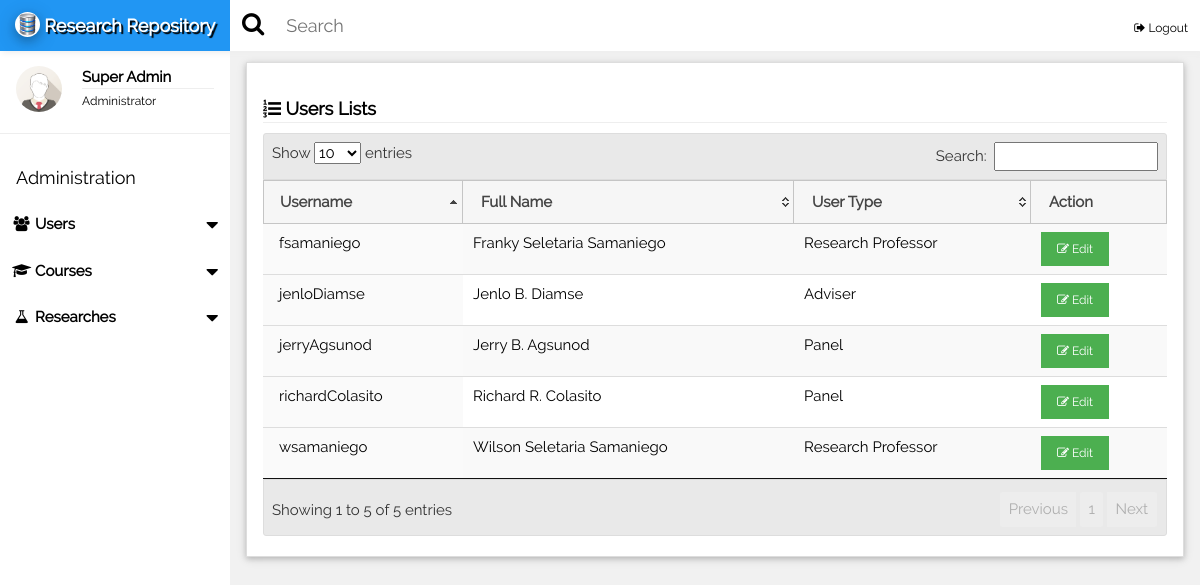
Page /admin/?list=true (signed in) on the committed database.
### tables this page shows
CREATE TABLE IF NOT EXISTS `users` (
  `id` int(10) unsigned NOT NULL AUTO_INCREMENT,
  `first_name` varchar(255) NOT NULL,
  `middle_name` varchar(255) NOT NULL,
  `last_name` varchar(255) NOT NULL,
  `username` varchar(255) NOT NULL,
  `password` varchar(255) NOT NULL,
  `user_type` varchar(10) NOT NULL,
  `date_added` varchar(255) NOT NULL,
  `date_modified` varchar(255) NOT NULL,
  PRIMARY KEY (`id`),
  UNIQUE KEY `username` (`username`)
);

### admin/index.php (the view, shortened to what this page needs)
<!DOCTYPE html>
<html>
<link rel="stylesheet" type="text/css" href="../google/fafa.css">
<link href="../dist/css/select2.min.css" rel="stylesheet" />
<link href='../css/fullcalendar.min.css' rel='stylesheet' />
<link href='../css/fullcalendar.print.min.css' rel='stylesheet' media='print' />
<link href='../css/dataTables.jqueryui.min.css' rel='stylesheet'/>
<link href='../css/jquery-ui.css' rel='stylesheet'  />
<link rel="stylesheet" href="../css/w3.css">
<link href="../research/summernote.css" rel="stylesheet">
<body class="w3-light-grey">
<div class=" w3-row w3-bar w3-top w3-white w3-large" style="z-index:9999;box-shadow:2px 2px 6px #eee;">
	<div class="w3-hide-small w3-bar-item w3-blue" style="width:230px;text-align:center;text-shadow:2px 2px 1px #000;font-weight:bold;">
		<a href="../admin/" style="text-decoration:none;"> <img src="../images/logo.png" class="w3-white w3-circle w3-card-4" width="25" height="25" />   Research Repository</a>
	</div>
	<div class="w3-hide-small">
	<span class="fa fa-search w3-bar-item fa-lg" style="padding-top:15px !important;"></span>
	<input class="w3-input w3-bar-item w3-block w3-rest" type="text" placeholder="Search" style="padding-left:10px !important; min-width:50%;">
	<span class="w3-bar-item w3-right">
		<a href="../logout.php" class="w3-small "style="text-decoration:none;"><i class="fa fa-sign-out fa-fx"></i> Logout</a>
	</span>
	</div>
</div>
<nav class="w3-sidebar w3-collapse w3-white w3-animate-left" style="z-index:3;width:230px;" id="mySidebar"><br>
  <div class="w3-container w3-row">
    <div class="w3-col s4">
      <img src="../images/avatar.png" class="w3-circle w3-margin-right" style="width:46px">
    </div>
    <div class="w3-col s8 w3-bar">
      <span><strong>Super Admin</strong></span><br>
	  <hr style="margin:0px;"/>
	  <small>Administrator</small>
    </div>
  </div>
  <hr>
  <div class="w3-container">
    <h5>Administration</h5>
  </div>
  <div class="w3-bar-block">
	 <div class="w3-bar-item w3-button w3-padding w3-hover-blue" onclick="open_nav_accord('a1')">
		<i class="fa fa-users fa-fw"></i> <b>Users</b> <i class="fa fa-caret-down w3-right fa-lg" style="position:relative;top:5px;"></i>
	 </div>
	 <div class="w3-bar-item w3-button w3-padding w3-hover-blue" onclick="open_nav_accord('a3')">
		<i class="fa fa-graduation-cap fa-fw"></i> <b>Courses</b> <i class="fa fa-caret-down w3-right fa-lg" style="position:relative;top:5px;"></i>
	 </div>
	 <div class="w3-bar-item w3-button w3-padding w3-hover-blue" onclick="open_nav_accord('a2')">
		<i class="fa fa-flask fa-fw"></i> <b>Researches</b> <i class="fa fa-caret-down w3-right fa-lg" style="position:relative;top:5px;"></i>
	 </div>
	<br><br>
  </div>
</nav>
<div class="w3-main" style="margin-left:230px;margin-top:43px;">
	<div class="w3-container">
		<div class="w3-white w3-card-2" id="calendar_container"  style="margin-top:2%;padding-bottom:20px;border:1px solid #ddd">
			<?php
				if(isset($_GET['list'])){
			?>
			<header class="w3-container" style="padding-top:22px">
				<h5><b><i class="fa fa-list-ol fa-fx"></i> Users Lists</b><hr style="margin:0px" /></h5>
			</header>
			<div class="w3-container">
				<table id="userListTbl" class="w3-table w3-text-black display dataTable no-footer">
					<thead>
						<tr>
							<th>Username</th>
							<th>Full Name</th>
							<th>User Type</th>
							<th>Action</th>
						</tr>
					</thead>
					<tbody>
						<?php
							$sql = mysql_query("SELECT * FROM `users` WHERE `username`!='admin'");
							while($row = mysql_fetch_assoc($sql)){
						?>
						<tr>
							<td><?php echo $row['username'];?></td>
							<td><?php echo $row['first_name'].' '.$row['middle_name'].' '.$row['last_name']?></td>
							<td><?php
								if($row['user_type'] == 1){
									echo "Super Administrator";
								}else if($row['user_type'] == 2){
									echo "Research Professor";
								}else if($row['user_type'] == 3){
									echo "Panel";
								}else{
									echo "Adviser";
								}
							?></td>
							<td>
								<button class="w3-button w3-green w3-small"><span class="fa fa-edit fa-fx"></span> Edit</button>
							</td>
						</tr>
						<?php }?>
					</tbody>
				</table>
			</div>
			<?php }?>
		</div>
	</div>
</div>
</body>
</html>

### google/fafa.css (style rules this page uses)
.fa { display:inline-block;font:normal normal normal 14px/1 FontAwesome;font-size:inherit;text-rendering:auto;-webkit-font-smoothing:antialiased;-moz-osx-font-smoothing:grayscale }
.fa-lg { font-size:1.33333333em;line-height:.75em;vertical-align:-15% }
.fa-fw { width:1.28571429em;text-align:center }
.fa-search:before { content:"\f002" }
.fa-edit:before,.fa-pencil-square-o:before { content:"\f044" }
.fa-sign-out:before { content:"\f08b" }
.fa-group:before,.fa-users:before { content:"\f0c0" }
.fa-flask:before { content:"\f0c3" }
.fa-list-ol:before { content:"\f0cb" }
.fa-caret-down:before { content:"\f0d7" }
.fa-mortar-board:before,.fa-graduation-cap:before { content:"\f19d" }

### admin/index.php (style rules this page uses)
html,body,h1,h2,h3,h4,h5 { font-family: "Raleway", sans-serif }
.w3-bar-item { padding:12px !important; }

### rows in the picture
users: username "fsamaniego", first_name "Franky", middle_name "Seletaria", last_name "Samaniego", user_type "Research Professor"
users: username "wsamaniego", first_name "Wilson", middle_name "Seletaria", last_name "Samaniego", user_type "Research Professor"
users: username "richardColasito", first_name "Richard", middle_name "R.", last_name "Colasito", user_type "Panel"
users: username "jenloDiamse", first_name "Jenlo", middle_name "B.", last_name "Diamse", user_type "Adviser"
users: username "jerryAgsunod", first_name "Jerry", middle_name "B.", last_name "Agsunod", user_type "Panel"
